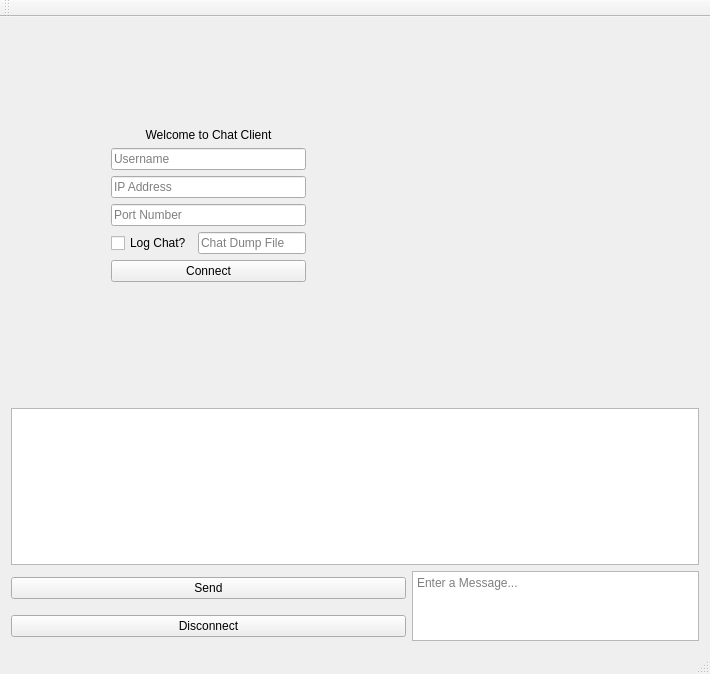
<?xml version="1.0" encoding="UTF-8"?>
<ui version="4.0">
 <class>MainWindow</class>
 <widget class="QMainWindow" name="MainWindow">
  <property name="enabled">
   <bool>true</bool>
  </property>
  <property name="geometry">
   <rect>
    <x>0</x>
    <y>0</y>
    <width>710</width>
    <height>674</height>
   </rect>
  </property>
  <property name="acceptDrops">
   <bool>false</bool>
  </property>
  <property name="windowTitle">
   <string>ChatClient</string>
  </property>
  <property name="windowOpacity">
   <double>1.000000000000000</double>
  </property>
  <property name="documentMode">
   <bool>false</bool>
  </property>
  <widget class="QWidget" name="centralWidget">
   <layout class="QGridLayout" name="gridLayout_2">
    <item row="11" column="1" rowspan="2">
     <widget class="QTextEdit" name="sendWindow">
      <property name="placeholderText">
       <string>Enter a Message...</string>
      </property>
     </widget>
    </item>
    <item row="11" column="0">
     <widget class="QPushButton" name="sendButton">
      <property name="sizeIncrement">
       <size>
        <width>0</width>
        <height>0</height>
       </size>
      </property>
      <property name="text">
       <string>Send</string>
      </property>
     </widget>
    </item>
    <item row="12" column="0">
     <widget class="QPushButton" name="disconnectButton">
      <property name="text">
       <string>Disconnect</string>
      </property>
      <property name="flat">
       <bool>false</bool>
      </property>
     </widget>
    </item>
    <item row="10" column="0" colspan="2">
     <widget class="QTextBrowser" name="chatWindow">
      <property name="baseSize">
       <size>
        <width>0</width>
        <height>0</height>
       </size>
      </property>
     </widget>
    </item>
    <item row="2" column="0">
     <layout class="QGridLayout" name="loginGrid">
      <property name="sizeConstraint">
       <enum>QLayout::SetDefaultConstraint</enum>
      </property>
      <property name="leftMargin">
       <number>100</number>
      </property>
      <property name="topMargin">
       <number>100</number>
      </property>
      <property name="rightMargin">
       <number>100</number>
      </property>
      <property name="bottomMargin">
       <number>100</number>
      </property>
      <item row="6" column="1">
       <widget class="QPushButton" name="connectButton">
        <property name="maximumSize">
         <size>
          <width>16777215</width>
          <height>25</height>
         </size>
        </property>
        <property name="text">
         <string>Connect</string>
        </property>
        <property name="checkable">
         <bool>false</bool>
        </property>
       </widget>
      </item>
      <item row="0" column="1">
       <widget class="QLabel" name="welcomeLabel">
        <property name="maximumSize">
         <size>
          <width>16777215</width>
          <height>25</height>
         </size>
        </property>
        <property name="layoutDirection">
         <enum>Qt::LeftToRight</enum>
        </property>
        <property name="text">
         <string>Welcome to Chat Client</string>
        </property>
        <property name="alignment">
         <set>Qt::AlignCenter</set>
        </property>
       </widget>
      </item>
      <item row="7" column="1">
       <widget class="QLabel" name="statusMessage">
        <property name="maximumSize">
         <size>
          <width>16777215</width>
          <height>25</height>
         </size>
        </property>
        <property name="text">
         <string/>
        </property>
        <property name="alignment">
         <set>Qt::AlignCenter</set>
        </property>
       </widget>
      </item>
      <item row="2" column="1">
       <widget class="QLineEdit" name="ipWindow">
        <property name="maxLength">
         <number>15</number>
        </property>
        <property name="placeholderText">
         <string>IP Address</string>
        </property>
       </widget>
      </item>
      <item row="3" column="1">
       <widget class="QLineEdit" name="portWindow">
        <property name="maximumSize">
         <size>
          <width>16777215</width>
          <height>16777215</height>
         </size>
        </property>
        <property name="readOnly">
         <bool>false</bool>
        </property>
        <property name="placeholderText">
         <string>Port Number</string>
        </property>
       </widget>
      </item>
      <item row="4" column="1">
       <layout class="QHBoxLayout" name="horizontalLayout">
        <item>
         <widget class="QCheckBox" name="logChatCheck">
          <property name="text">
           <string>Log Chat?</string>
          </property>
         </widget>
        </item>
        <item>
         <widget class="QLineEdit" name="logfileWindow">
          <property name="placeholderText">
           <string>Chat Dump File</string>
          </property>
         </widget>
        </item>
       </layout>
      </item>
      <item row="1" column="1">
       <widget class="QLineEdit" name="nameWindow">
        <property name="maxLength">
         <number>20</number>
        </property>
        <property name="placeholderText">
         <string>Username</string>
        </property>
       </widget>
      </item>
     </layout>
    </item>
   </layout>
  </widget>
  <widget class="QMenuBar" name="menuBar">
   <property name="geometry">
    <rect>
     <x>0</x>
     <y>0</y>
     <width>710</width>
     <height>26</height>
    </rect>
   </property>
  </widget>
  <widget class="QToolBar" name="mainToolBar">
   <attribute name="toolBarArea">
    <enum>TopToolBarArea</enum>
   </attribute>
   <attribute name="toolBarBreak">
    <bool>false</bool>
   </attribute>
  </widget>
  <widget class="QStatusBar" name="statusBar"/>
 </widget>
 <layoutdefault spacing="6" margin="11"/>
 <tabstops>
  <tabstop>nameWindow</tabstop>
  <tabstop>ipWindow</tabstop>
  <tabstop>portWindow</tabstop>
  <tabstop>logChatCheck</tabstop>
  <tabstop>logfileWindow</tabstop>
  <tabstop>connectButton</tabstop>
  <tabstop>sendWindow</tabstop>
  <tabstop>sendButton</tabstop>
  <tabstop>disconnectButton</tabstop>
  <tabstop>chatWindow</tabstop>
 </tabstops>
 <resources/>
 <connections/>
</ui>
